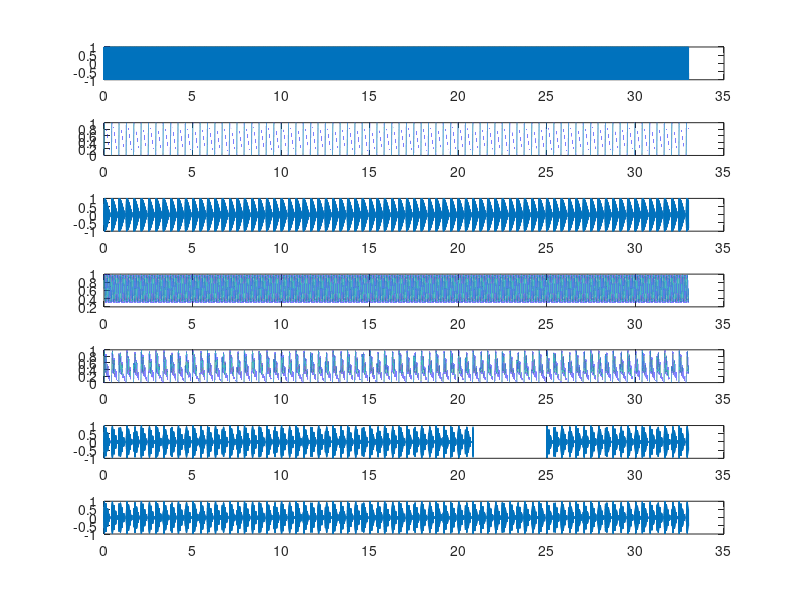

Reproduce this figure in MATLAB.
%********************************************************************
% Nozaradan2011_stim.m
% author: Shinya Fujii@Keio University SFC
% created: November-9-2022
% editor: Keigo Yoshida@Keio Uinversity SFC
% edited: December-1-2022 
% explanation:
% This is a Matlab M file to create the 
% sound stimulus in the Nozaradan 2011 paper
% See: Nozaradan, S., Peretz, I., Missal, M., & Mouraux, A. (2011). 
% Tagging the neuronal entrainment to beat and meter. 
% The Journal of Neuroscience 31(28), 10234–10240.
%******************************************************************

% Description of Auditory stimulation from Nozaradan et al. (2011)
% Each auditory stimulus lasted 33 s.
% The stimulus consisted of a 333.3 Hz pure tone in which 
% a 2.4 Hz auditory beat was introduced by modulating 
% the amplitude of the tone with a 2.4 Hz periodicity 
% (i.e., 144 beats/min), 
% using an asymmetrical Hanning envelope 
% (22 ms rise time and 394 ms fall time, 
% amplitude modulation between 0 and 1). 
% The sound was then amplitude modulated using an 11 Hz sinusoidal function
% oscillating between 0.3 and 1. 

%---------
% Step 1: 
% Create a 333.3 Hz career pure-tone which have 33-s duration.
%---------
fs = 48000 ; % sampling frequency (Hz)
f = 333.3 ; % stimulus frequency (Hz)
amp_career = 1 ; % amplitude of career 
d = 33 ; % duration (sec)

n = round(fs*d) ; % get number of data
t = [(1:n)/fs]' ; % creat t axis
y = sin(2*pi*f*t); % make pure note

%---------
% Step 2: 
% Create an asymmetrical Hanning envelope 
% (22 ms rise time and 394 ms fall time, 
% amplitude modulation between 0 and 1). 
%---------
% rise part
d_rise = 0.022 ; % duration of rise part (sec)
n_rise = round(fs*d_rise*2) ; % mutiply by two because symmetrical Hann window
hann_rise = hann(n_rise) ;
hann_rise_half = hann_rise(1:n_rise/2) ;

% fall part
d_fall = 0.394 ; % duration of rise part (sec)
n_fall = round(fs*d_fall*2) ; % mutiply by two because symmetrical Hann window
hann_fall = hann(n_fall) ;
hann_fall_half = hann_fall(n_fall/2+1:end) ;

% combine the rise and fall parts
hann_async = [hann_rise_half; hann_fall_half];
n_hann_async = length(hann_async) ; % number of data points
d_hann_async = n_hann_async/fs ; % duration of window -> confirmed as 416 sec

%---------
% Step 3: 
% modulating the amplitude of the tone 
% with the asymmetric hanning window (2.4 Hz periodicity) 
%---------
% calculate the number of repeat
nRep = floor(n/n_hann_async) ;
% repeat the async hann window
hann_async_rep = repmat(hann_async,nRep,1) ;
% the number of repeated async hann window
n_hann_async_rep = length(hann_async_rep) ;
% the number of last async hann window
n_last = n - n_hann_async_rep ;
% the last async hanning window
hann_async_last = hann_async(1:n_last) ;
% combine the repeated windows and the last window
hann_all = [hann_async_rep; hann_async_last] ;
% check if the number of data match with the n
n_hann_all = length(hann_all) ;

%---------
% Step 4: 
% amplitude modulation using an 11 Hz sinusoidal function
% oscillating between 0.3 and 1. 
%---------
fmod = 11 ; % stimulus frequency (Hz)
ymod1 = sin(2*pi*fmod*t); % make pure note
ymod2 = ymod1 + 1.857 ; % <- Don't know why this
ymod3 = ymod2./max(ymod2);
% check the oscillating between 0.3 and 1. 
min(ymod3)
max(ymod3)

% ---------
% Step 5: 
% Create the signal and Envelope
% ---------
env = hann_all.*ymod3 ; % Envelope
sig = y.*env ; % Signal

sigx = reshape(sig,[],1);
sigxx = reshape(sig,[],1);

xx = length(sigx);
sigx(1000000:1200000,:) = 0;
sigxx(900000:900192,:) = 0;
%1s = 48000 1ms=48 4ms = 192
% disp(sigx)
% disp(xx)


% plot to confirm
figure
subplot(7,1,1)
plot(t,y)
subplot(7,1,2)
plot(t,hann_all)
subplot(7,1,3)
plot(t,y.*hann_all)
subplot(7,1,4)
plot(t,ymod3)
subplot(7,1,5)
plot(t,env)
subplot(7,1,6)
plot(t,sigx)
subplot(7,1,7)
plot(t,sigxx)

% % fft for signal
% n_sig = length(sig) ;
% y_sig = fft(sig);
% p2_sig = abs(y_sig/n_sig);
% p1_sig = p2_sig(1:n_sig/2+1);
% p1_sig(2:end-1) = 2*p1_sig(2:end-1);
% f_sig = fs*(0:(n_sig/2))/n_sig;
% 
% % fft for envelope
% n_env = length(env) ;
% y_env = fft(env);
% p2_env = abs(y_env/n_env);
% p1_env = p2_env(1:n_env/2+1);
% p1_env(2:end-1) = 2*p1_env(2:end-1);
% f_env = fs*(0:(n_env/2))/n_env;
% 
% % plot fft to confirm 
% figure
% subplot(2,1,1)
% plot(f_sig,p1_sig) 
% title('Single-Sided Amplitude Spectrum of Signal')
% xlabel('f (Hz)')
% ylabel('|power|')
% xlim([0 500])
% 
% subplot(2,1,2)
% plot(f_env,p1_env) 
% title('Single-Sided Amplitude Spectrum of Signal')
% xlabel('f (Hz)')
% ylabel('|power|')
% xlim([0.5 12.5])
% 
% % play sound
 sound(sigxx,fs);
% audiowrite('B.wav',sigxx,fs) ;